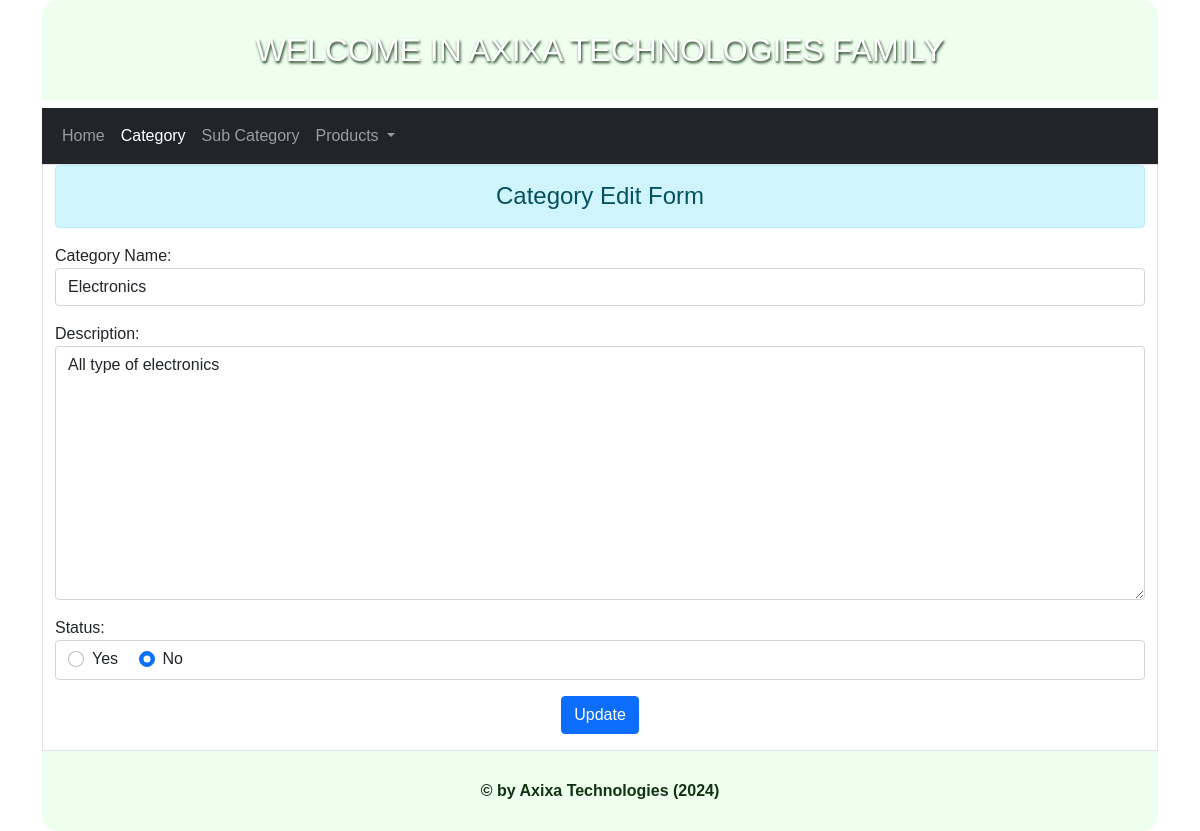
Page /index.php?module=categories&do=edit&id=1 on the committed database.
### tables this page shows
CREATE TABLE `categories` (
  `id` int(5) NOT NULL,
  `name` varchar(20) DEFAULT NULL,
  `description` text DEFAULT NULL,
  `cstatus` enum('yes','no') DEFAULT 'yes',
  `create_at` timestamp NOT NULL DEFAULT current_timestamp(),
  `update_at` timestamp NOT NULL DEFAULT current_timestamp() ON UPDATE current_timestamp(),
  `priorities` int(3) DEFAULT NULL
);

### categories/edit.php (the view, shortened to what this page needs)
<?php
$id = $_GET['id'];
$sql = "SELECT name,description,cstatus FROM categories WHERE id=$id";
$info = (new mysqli('localhost', 'root', '', 'batch7.30a'))->query($sql)->fetch_assoc();
?>
<div class="container border">
    <form action="index.php?module=categories&do=update&id=<?= $id; ?>" method="post">
        <div class="alert alert-info h4 text-center">
            Category Edit Form
        </div>
        <div class="mb-3">
            <label for="name">Category Name:</label>
            <input type="text" id="name" name="name" class="form-control" required placeholder="Enter Name" value="<?= $info['name']; ?>">
        </div>
        <div class="mb-3">
            <label for="description">Description:</label>
            <textarea name="description" id="description" class="form-control" placeholder="Enter Description" rows="10"><?= $info['description']; ?></textarea>
        </div>
        <div class="mb-3">
            <label>Status:</label>
            <div class="form-control">
                <div class="form-check form-check-inline">
                    <input type="radio" name="cstatus" <?php if ($info['cstatus'] == 'yes') {
                                                            echo "checked";
                                                        } ?> id="yes" value="yes" class="form-check-input">
                    <label for="yes" class="form-check-label">Yes</label>
                </div>
                <div class="form-check form-check-inline">
                    <input type="radio" class="form-check-input" name="cstatus" id="no" value="no" <?= ($info['cstatus'] == 'no') ? "checked" : ""; ?>>
                    <label for="no" class="form-check-label">No</label>
                </div>
            </div>
        </div>
        <div class="mb-3 text-center">
            <button class="btn btn-primary">Update</button>
        </div>
    </form>
</div>

### public/css/custom.css (style rules this page uses)
* { font-family: arial; }

### rows in the picture
categories: name "Electronics", description "All type of electronics", cstatus "☐ Yes", cstatus "☑ No"
